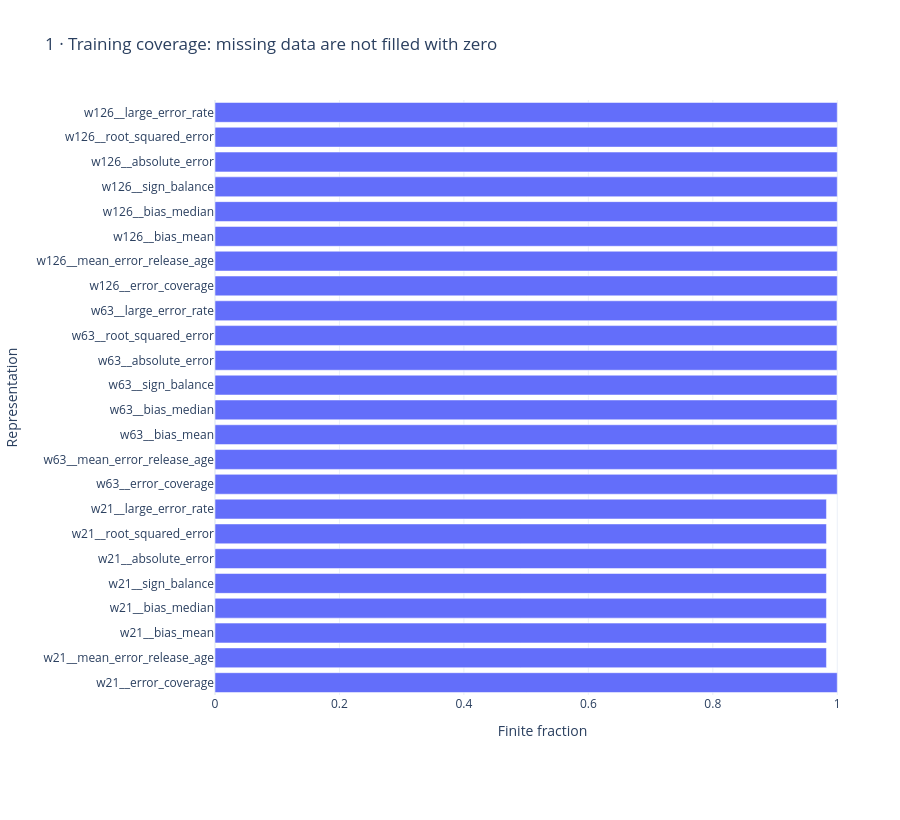

The notebook cell this image was saved under:
### Markdown cell above
## Coverage
Finite coverage is measured in the training prefix, not inferred from a column name.

### Code cell
figures[0].show(renderer='plotly_mimetype')

### Figure 1 — Plotly figure (JSON) as saved in the notebook; plotly's stock layout.template omitted (floating-point values rounded to 4 significant figures)
{"data": [{"orientation": "h", "type": "bar", "x": [1, 0.9826, 0.9826, 0.9826, 0.9826, 0.9826, 0.9826, 0.9826, 1, 0.9996, 0.9996, 0.9996, 0.9996, 0.9996, 0.9996, 0.9996, 1, 1, 1, 1, 1, 1, 1, 1], "y": ["w21__error_coverage", "w21__mean_error_release_age", "w21__bias_mean", "w21__bias_median", "w21__sign_balance", "w21__absolute_error", "w21__root_squared_error", "w21__large_error_rate", "w63__error_coverage", "w63__mean_error_release_age", "w63__bias_mean", "w63__bias_median", "w63__sign_balance", "w63__absolute_error", "w63__root_squared_error", "w63__large_error_rate", "w126__error_coverage", "w126__mean_error_release_age", "w126__bias_mean", "w126__bias_median", "w126__sign_balance", "w126__absolute_error", "w126__root_squared_error", "w126__large_error_rate"]}], "layout": {"height": 820, "legend": {"orientation": "h", "y": -0.25}, "margin": {"b": 125, "l": 100, "r": 30, "t": 100}, "title": {"text": "1 · Training coverage: missing data are not filled with zero"}, "xaxis": {"title": {"text": "Finite fraction"}}, "yaxis": {"title": {"text": "Representation"}}}}
